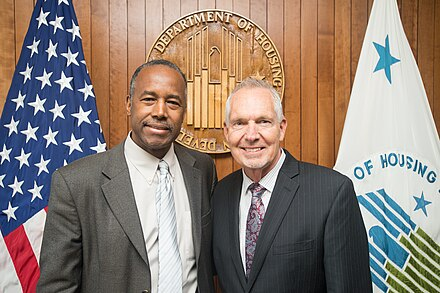
#> input picture image.jpg, 440 x 293 px
$ jupyter execute --allow-errors test_landmark.ipynb
#> lines starting #> are read from the running program, lines starting #| are printed output that depends on the picture; after the words box and inside, x2 and y2 are one past the last pixel; in counts of white or black regions, pixels touching at a corner belong together
[cell 1]
import cv2
print(cv2.__version__)
# used for accessing url to download files
import urllib.request as urlreq

# used to access local directory
import os
import ssl

# used to plot our images
import matplotlib.pyplot as plt

ssl._create_default_https_context = ssl._create_unverified_context

# used to change image size
from pylab import rcParams
# save picture's url in pics_url variable
pics_url = "https://upload.wikimedia.org/wikipedia/commons/thumb/b/b6/HUD_Secretary%2C_Ben_Carson.jpg/440px-HUD_Secretary%2C_Ben_Carson.jpg"

# save picture's name as pic
pic = "image.jpg"
urlreq.urlretrieve(pics_url, pic)
#> (this line was passed over: the network is not available in this run)

# read image with openCV
image = cv2.imread(pic)
#> image is the input picture: shape (293, 440, 3); mean B, G, R 117.6, 127.5, 142.5

# plot image with matplotlib package
plt.imshow(image)

[cell 2]
# convert image to RGB colour
image_rgb = cv2.cvtColor(image, cv2.COLOR_BGR2RGB)

# plot original image with matplotlib package
plt.imshow(image_rgb)

[cell 3]
# set dimension for cropping image
x, y, width, depth = 80, 50, 250, 125
image_cropped = image_rgb[y:(y+depth), x:(x+width)]
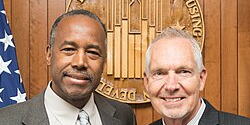
#> image_cropped: shape (125, 250, 3); mean R, G, B 172.4, 130.5, 99.4

# create a copy of the cropped image to be used later
image_template = image_cropped.copy()


# show cropped image
plt.imshow(image_cropped)  # 잘린 이미지를 플로팅

[cell 4]
# Set zooming parameters
rcParams['figure.figsize'] = 10, 12
plt.imshow(image_cropped)

[cell 5]
plt.axis("off")
plt.imshow(image_cropped)

[cell 6]
# convert image to Grayscale
image_gray = cv2.cvtColor(image_cropped, cv2.COLOR_BGR2GRAY)
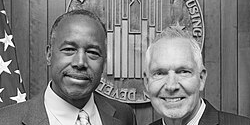
#> image_gray: shape (125, 250); min 1, max 255, mean 126

# remove axes
plt.axis("off")
plt.imshow(image_gray, cmap = "gray")

[cell 7]
# face detection

[cell 8]
# save face detection algorithm's url in haarcascade_url variable
haarcascade_url = "https://raw.githubusercontent.com/opencv/opencv/master/data/haarcascades/haarcascade_frontalface_alt2.xml"

# save face detection algorithm's name as haarcascade
haarcascade = "haarcascade_frontalface_alt2.xml"

# chech if file is in working directory
if (haarcascade in os.listdir(os.curdir)):
    print("File exists")
else:
    # download file from url and save locally as haarcascade_frontalface_alt2.xml, < 1MB
    urlreq.urlretrieve(haarcascade_url, haarcascade)
    print("File downloaded")

# create an instance of the Face Detection Cascade Classifier
detector = cv2.CascadeClassifier(haarcascade)

# Detect faces using the haarcascade classifier on the "grayscale image"
faces = detector.detectMultiScale(image_gray)
#> faces = [[47, 23, 67, 67], [140, 47, 65, 65]]

# Print coordinates of detected faces
print("Faces:\n", faces)
#| Faces:
#|  [[ 47  23  67  67]
#|  [140  47  65  65]]

for face in faces:
#     save the coordinates in x, y, w, d variables
    (x,y,w,d) = face
    # Draw a white coloured rectangle around each face using the face's coordinates
    # on the "image_template" with the thickness of 2
    cv2.rectangle(image_template,(x,y),(x+w, y+d),(255, 255, 255), 2)
#> this loop made 2 passes
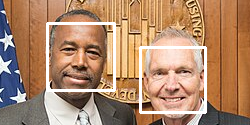
#> image_template: shape (125, 250, 3); 5.04% of pixels changed, all inside (x1, y1, x2, y2) = (46, 22, 207, 114)

plt.axis("off")
plt.imshow(image_template)
plt.title('Face Detection')

[cell 9]
# save facial landmark detection model's url in LBFmodel_url variable
LBFmodel_url = "https://github.com/kurnianggoro/GSOC2017/raw/master/data/lbfmodel.yaml"

# save facial landmark detection model's name as LBFmodel
LBFmodel = "lbfmodel.yaml"

# check if file is in working directory
if (LBFmodel in os.listdir(os.curdir)):
    print("File exists")
else:
    # download picture from url and save locally as lbfmodel.yaml, < 54MB
    urlreq.urlretrieve(LBFmodel_url, LBFmodel)
#> (this line was passed over: the network is not available in this run)

$ run again, with face_recognition_1/test_data/IU_t.png saved as image.jpg
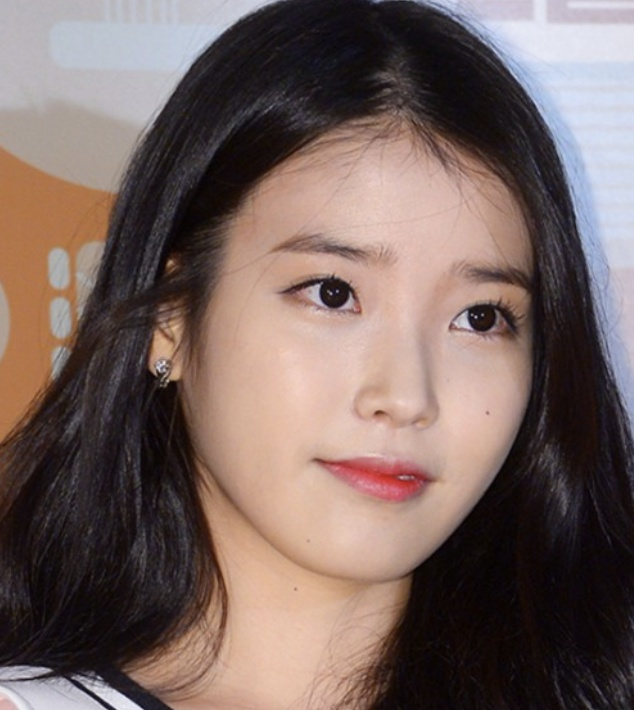
#> input picture face_recognition_1/test_data/IU_t.png, 634 x 710 px
#> image is the input picture: shape (710, 634, 3); mean B, G, R 96.1, 100.7, 119.2
#> `image_cropped = image_rgb[y:(y+depth), x:(x+width)]`:
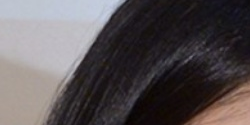
#> image_cropped: shape (125, 250, 3); mean R, G, B 88.9, 82.5, 84.4
#> `image_gray = cv2.cvtColor(image_cropped, cv2.COLOR_BGR2GRAY)`:
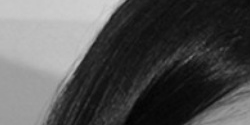
#> image_gray: shape (125, 250); min 1, max 212, mean 83.8
#> faces = ()
#| Faces:
#|  ()

$ run again, with face_recognition_1/test_data/JK_t.png saved as image.jpg
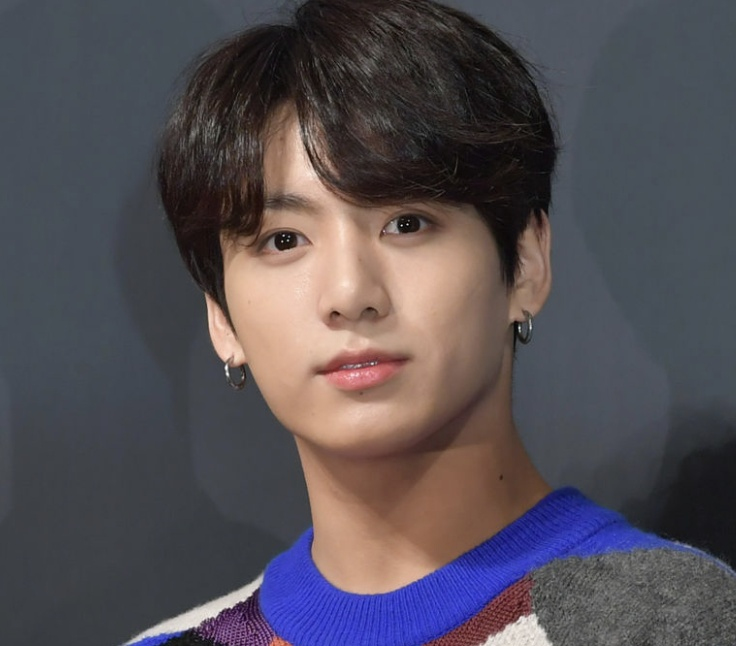
#> input picture face_recognition_1/test_data/JK_t.png, 736 x 646 px
#> image is the input picture: shape (646, 736, 3); mean B, G, R 84.8, 78.5, 84.3
#> `image_cropped = image_rgb[y:(y+depth), x:(x+width)]`:
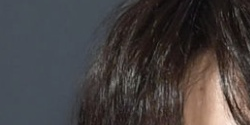
#> image_cropped: shape (125, 250, 3); mean R, G, B 69.4, 64.8, 64.8
#> `image_gray = cv2.cvtColor(image_cropped, cv2.COLOR_BGR2GRAY)`:
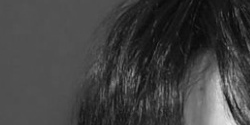
#> image_gray: shape (125, 250); min 7, max 235, mean 65.4
#> faces = ()
#| Faces:
#|  ()
